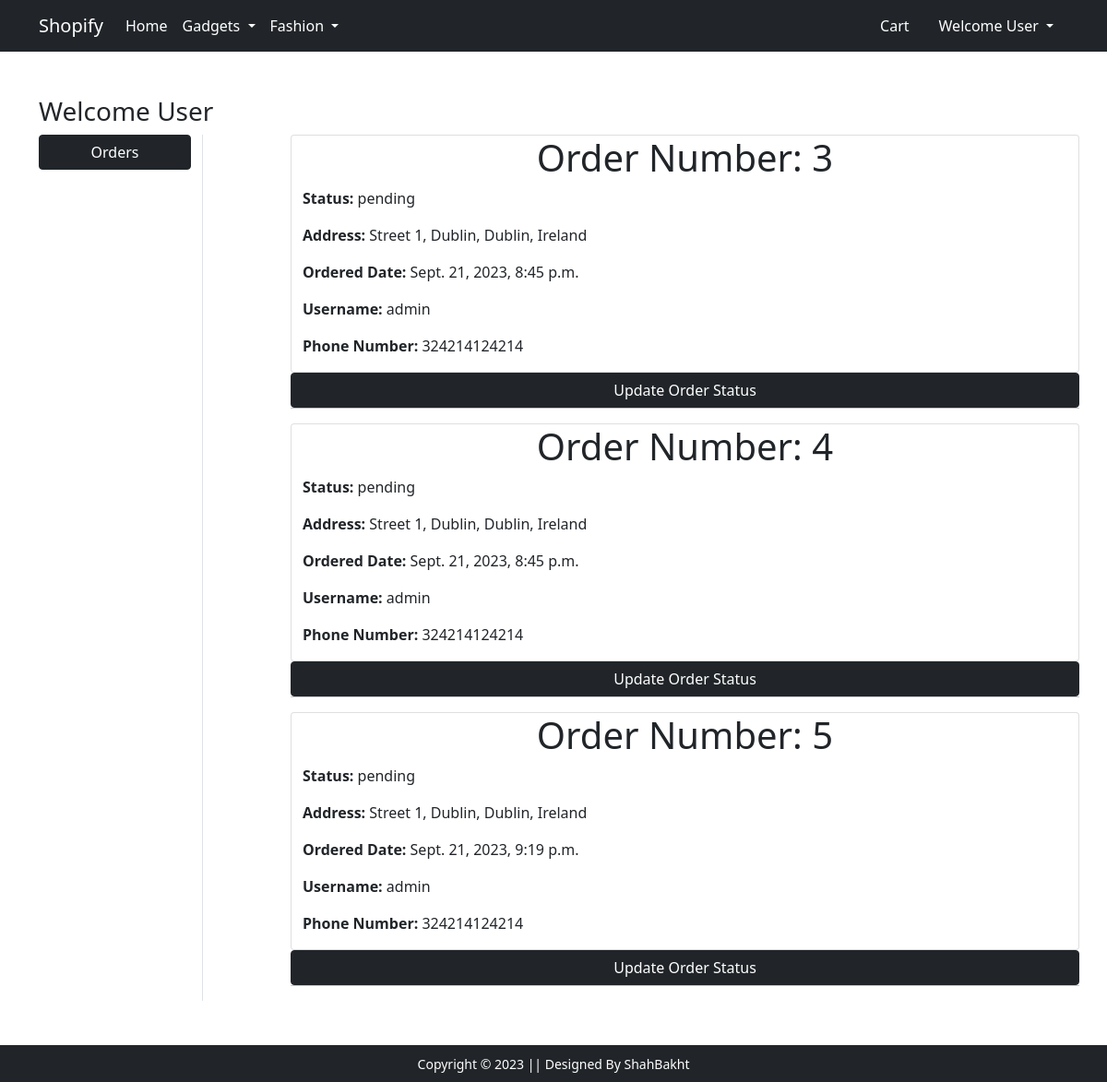
The app's page /admins/orders (signed in), older data.
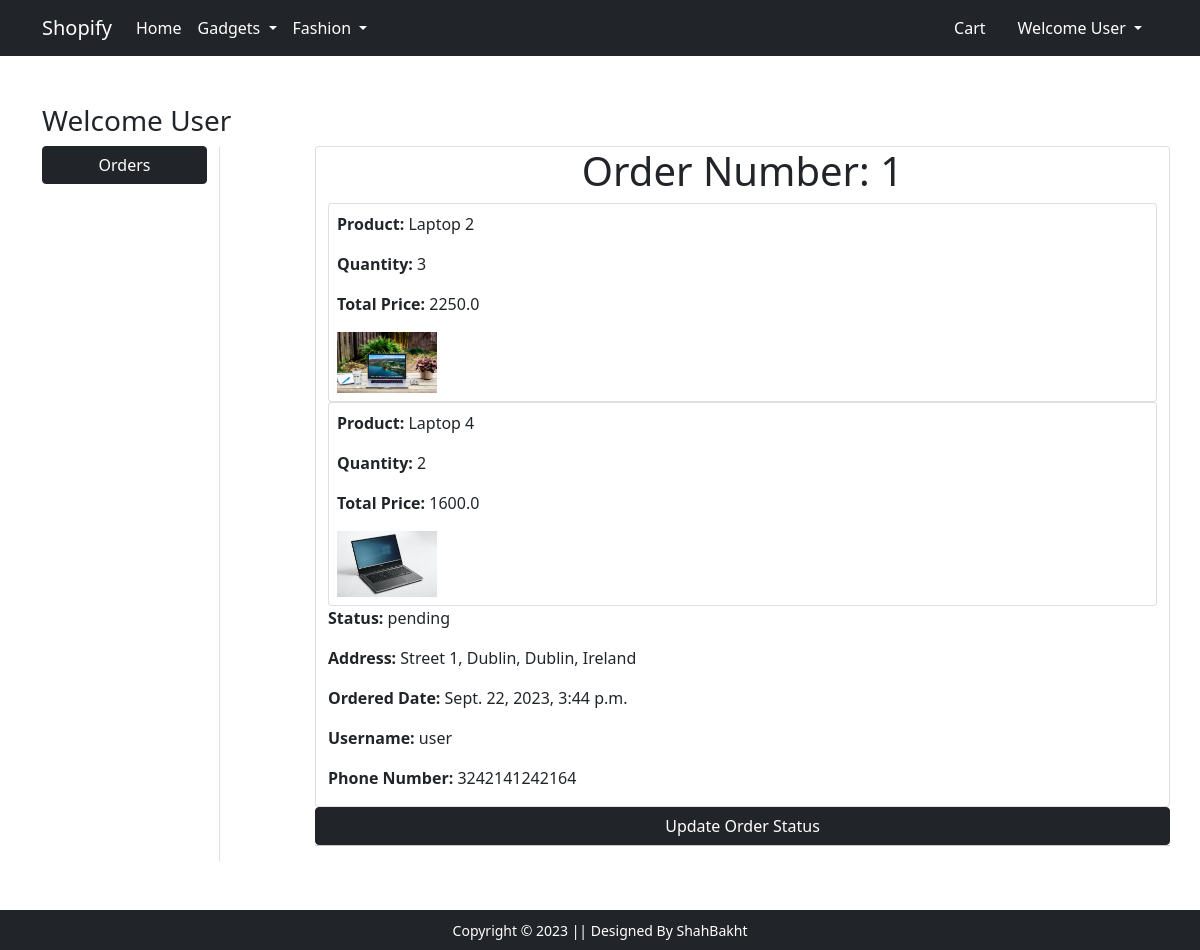
The same page, newer data.
### main/models.py (models this page shows, shortened)
class Order(models.Model):
  user = models.ForeignKey(User, on_delete=models.CASCADE, related_name='orders')
  address = models.ForeignKey(Address, on_delete=models.CASCADE, related_name='orders')
  ordered_date = models.DateTimeField(auto_now_add=True)
  status = models.CharField(max_length=20, choices=STATUS_CHOICES, default='pending')

class Address(models.Model):
  street = models.TextField()
  state = models.CharField(max_length=100)
  city = models.CharField(max_length=100)
  country = models.CharField(max_length=100)
  zip_code = models.CharField(max_length=100)
  phone_number = models.CharField(max_length=20)
  user = models.ForeignKey(User, on_delete=models.CASCADE, related_name='addresses')
  @property
  def formatted_address(self):
    return f"{self.street},  {self.state}, {self.city}, {self.country}"

class Item(models.Model):
  order = models.ForeignKey(Order, on_delete=models.CASCADE, related_name='items')
  product = models.ForeignKey(Product, on_delete=models.CASCADE, related_name='ordered_items')
  quantity = models.IntegerField(default=1)
  @property
  def total_cost(self):
    return self.quantity * self.product.discounted_price

class Product(models.Model):
  title = models.CharField(max_length=100)
  description = models.TextField()
  selling_price = models.FloatField()
  discounted_price = models.FloatField()
  brand = models.CharField(max_length=100)
  category = models.CharField(choices=CATEGORIES, max_length=50)
  product_image = models.ImageField(upload_to='products_images')

### main/views.py (the view)
# urls.py: path('admins/orders', views.admin_orders, name="admin_orders"),
@login_required(login_url='login')
def admin_orders(request):
  orders = Order.objects.all()
  template_name = 'main/admin_orders.html'
  context = {
    'orders': orders
  }
  return render(request, template_name, context)

### main/templates/main/admin_orders.html (shortened to what this page needs)
{% extends 'main/base.html' %}
{% load static %}
{% block main-content %}
<div class="container my-5">
 <div class="row">
 <h3>Welcome {{ request.user.username | capfirst }}</h3>
  <div class="col-sm-2 border-end">
   <ul class="list-unstyled">
    <li class="d-grid"><a href="{% url 'orders' %}" class="btn btn-dark">Orders</a></li>
   </ul>
  </div>
  <div class="col-sm-9 offset-sm-1">
    {% if orders %}
      {% for order in orders %}
        <div class="row">
          <div class="col-sm-12 card">
            <h1 class="text-center">Order Number: {{order.id}}</h1>
            {% for item in order.items.all %}
              <div class="card p-2">
                <p><strong>Product: </strong> {{item.product.title}}</p>
                <p><strong>Quantity: </strong> {{item.quantity}}</p>
                <p><strong>Total Price: </strong> {{item.total_cost}}</p>
                <img src="{{item.product.product_image.url}}" alt="" width="100px">
              </div>
            {% endfor %}
            <p><strong>Status: </strong> {{order.status}}</p>
            <p><strong>Address: </strong> {{order.address.formatted_address}}</p>
            <p><strong>Ordered Date: </strong> {{order.ordered_date}}</p>
            <p><strong>Username: </strong> {{order.user.username}}</p>
            <p><strong>Phone Number: </strong> {{order.address.phone_number}}</p>
          </div>
          <a href="{% url 'update_order_status' order.id %}" class="btn btn-dark">Update Order Status</a>
          <hr>
        </div>
      {% endfor %}
    {% endif %}
  </div>
 </div>
</div>
{% endblock main-content %}

### main/templates/main/base.html (shortened to what this page needs)
<!doctype html>
{% load static %}
<html lang="en">
  <head>
    <link href="https://cdn.jsdelivr.net/npm/bootstrap@5.0.0-beta1/dist/css/bootstrap.min.css" rel="stylesheet">
    <link rel="stylesheet" href="{% static 'main/css/owl.carousel.min.css' %}">
    <link rel="stylesheet" href="{% static 'main/css/all.min.css' %}">
    <link rel="stylesheet" href="{% static 'main/css/style.css' %}">
  </head>
  <body>
    <nav class="navbar navbar-expand-lg navbar-dark bg-dark">
     <div class="container">
       <a class="navbar-brand" href="/">Shopify</a>
       <div class="collapse navbar-collapse" id="navbarSupportedContent">
         <ul class="navbar-nav me-auto mb-2 mb-lg-0">
           <li class="nav-item">
             <a class="nav-link active" aria-current="page" href="/">Home</a>
           </li>
           <li class="nav-item dropdown">
             <a class="nav-link dropdown-toggle text-white" href="#" id="electronicsDropdown" role="button" data-bs-toggle="dropdown" aria-expanded="false">
               Gadgets
             </a>
           </li>
           <li class="nav-item dropdown">
             <a class="nav-link dropdown-toggle text-white" href="#" id="fashionDropdown" role="button" data-bs-toggle="dropdown" aria-expanded="false">
               Fashion
             </a>
           </li>
         </ul>
         <div>
          <ul class="navbar-nav me-auto mb-2 mb-lg-0">
          {% if request.user.is_authenticated %}
            <li class="nav-item mx-2">
              <a href="{% url 'shopping_cart' %}" class="nav-link text-white"> Cart </a>
            </li>
            <li class="nav-item dropdown mx-2">
              <a class="nav-link dropdown-toggle text-white" href="#" id="profileDropdown" role="button" data-bs-toggle="dropdown" aria-expanded="false">
                Welcome {{ request.user.username | capfirst }}
              </a>
            </li>
          {% endif %}
          </ul>
         </div>
       </div>
     </div>
    </nav>
    {% block main-content %} {% endblock main-content %}
    <footer class="container-fluid bg-dark text-center p-2 mt-5">
        <small class="text-white">Copyright &copy; 2023 || Designed By ShahBakht</small>
    </footer>
  </body>
</html>

Row changes from the older to the newer data that the page shows:
removed Order: id "3", status "pending", address.formatted_address "Street 1, Dublin, Dublin, Ireland", ordered_date "Sept. 21, 2023, 8:45 p.m.", user.username "admin", address.phone_number "324214124214"
removed Order: id "4", status "pending", address.formatted_address "Street 1, Dublin, Dublin, Ireland", ordered_date "Sept. 21, 2023, 8:45 p.m.", user.username "admin", address.phone_number "324214124214"
removed Order: id "5", status "pending", address.formatted_address "Street 1, Dublin, Dublin, Ireland", ordered_date "Sept. 21, 2023, 9:19 p.m.", user.username "admin", address.phone_number "324214124214"
added Order: id "1", status "pending", address.formatted_address "Street 1, Dublin, Dublin, Ireland", ordered_date "Sept. 22, 2023, 3:44 p.m.", user.username "user", address.phone_number "3242141242164"
added Item: product "Laptop 2", quantity "3", total_cost "2250.0", product.product_image (picture)
added Item: product "Laptop 4", quantity "2", total_cost "1600.0", product.product_image (picture)
